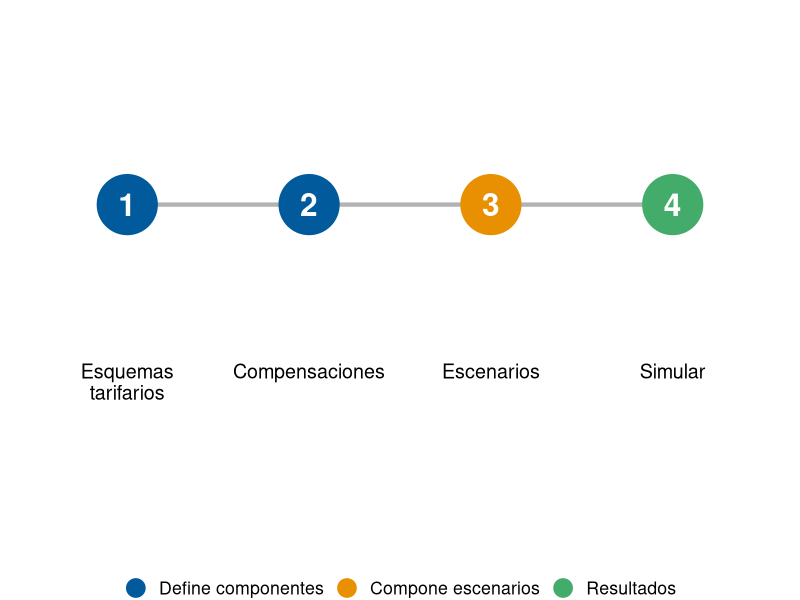
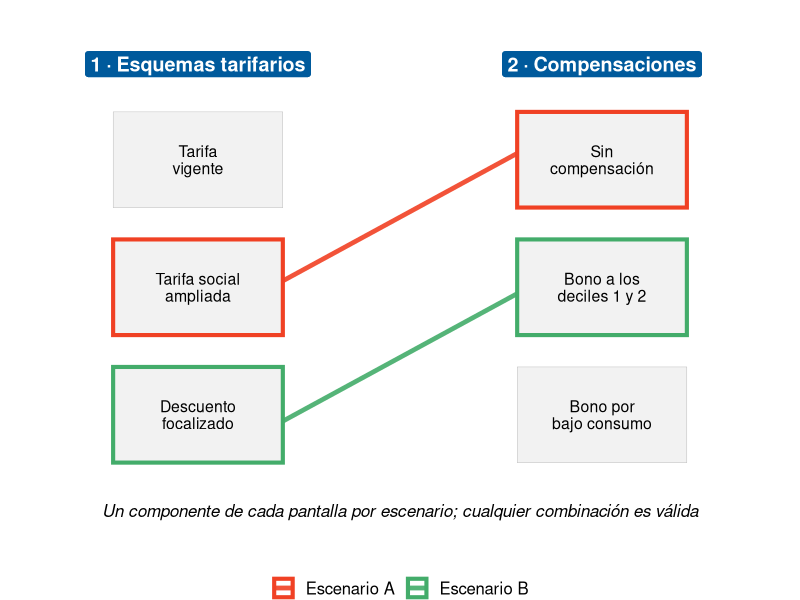
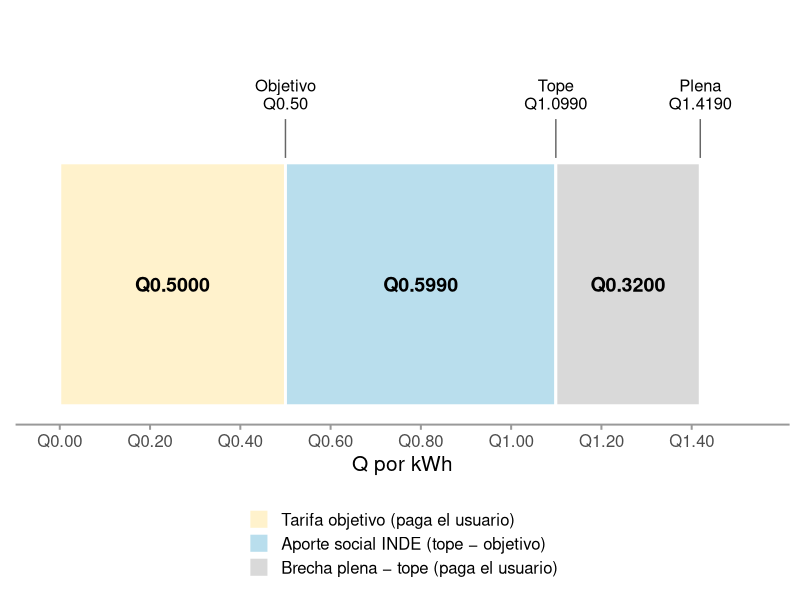

The R source for these figures, in order:
# Diagramas de la pestaña «Instructivo» de la app (www/img/).
# Se corre desde la raíz del repo: Rscript data-raw/build_instructivo_img.R
# Los nombres de los componentes del diagrama son ilustrativos.

library(ggplot2)

azul <- "#005A9C"; naranja <- "#e99002"; verde <- "#43ac6a"; rojo <- "#f04124"

guardar <- function(p, archivo, ancho, alto) {
  dir.create("www/img", recursive = TRUE, showWarnings = FALSE)
  ggsave(file.path("www/img", archivo), p, width = ancho, height = alto, dpi = 150, bg = "white")
}

# --- Las cuatro pantallas ---------------------------------------------------------

pantallas <- data.frame(
  n = 1:4,
  nombre = c("Esquemas\ntarifarios", "Compensaciones", "Escenarios", "Simular"),
  tipo = factor(c("Define componentes", "Define componentes", "Compone escenarios", "Resultados"),
                levels = c("Define componentes", "Compone escenarios", "Resultados"))
)

p_pantallas <- ggplot(pantallas, aes(n, 0)) +
  annotate("segment", x = 1, xend = 4, y = 0, yend = 0, colour = "grey70", linewidth = 1.5) +
  geom_point(aes(colour = tipo), size = 20) +
  geom_text(aes(label = n), colour = "white", size = 8, fontface = "bold") +
  geom_text(aes(y = -0.4, label = nombre), size = 5, lineheight = 0.9, vjust = 1) +
  scale_colour_manual(values = c(azul, naranja, verde), name = NULL) +
  scale_x_continuous(limits = c(0.5, 4.5)) +
  scale_y_continuous(limits = c(-0.85, 0.45)) +
  guides(colour = guide_legend(override.aes = list(size = 6))) +
  theme_void(base_size = 16) +
  theme(legend.position = "bottom")
guardar(p_pantallas, "pantallas.png", 9, 3.2)

# --- Cómo se arma un escenario ------------------------------------------------------

comp <- data.frame(
  pantalla = rep(1:2, times = c(3, 3)),
  etiqueta = c("Tarifa\nvigente", "Tarifa social\nampliada", "Descuento\nfocalizado",
               "Sin\ncompensación", "Bono a los\ndeciles 1 y 2", "Bono por\nbajo consumo")
)
comp$k <- ave(comp$pantalla, comp$pantalla, FUN = seq_along)
comp$y <- 4 - comp$k

titulos <- data.frame(pantalla = 1:2, texto = c("1 · Esquemas tarifarios", "2 · Compensaciones"))

esc <- data.frame(escenario = rep(c("Escenario A", "Escenario B"), each = 2),
                  pantalla = rep(1:2, 2), k = c(2, 1, 3, 2))
esc <- merge(esc, comp, by = c("pantalla", "k"))
esc <- esc[order(esc$escenario, esc$pantalla), ]
seg <- do.call(rbind, lapply(split(esc, esc$escenario), \(d) data.frame(
  escenario = d$escenario[1], x = d$pantalla[1], y = d$y[1], xend = d$pantalla[2], yend = d$y[2])))
seg$off <- ifelse(seg$escenario == "Escenario A", 0.05, -0.05)

p_escenario <- ggplot() +
  geom_tile(data = comp, aes(pantalla, y), width = 0.42, height = 0.75, fill = "grey95", colour = "grey60") +
  geom_segment(data = seg, aes(x = x + 0.21, xend = xend - 0.21, y = y + off, yend = yend + off,
                               colour = escenario), linewidth = 1.6, alpha = 0.9) +
  geom_tile(data = esc, aes(pantalla, y, colour = escenario), width = 0.42, height = 0.75,
            fill = NA, linewidth = 1.4) +
  geom_text(data = comp, aes(pantalla, y, label = etiqueta), size = 4, lineheight = 0.9) +
  geom_label(data = titulos, aes(pantalla, 3.75, label = texto), fill = azul, colour = "white",
             size = 5, fontface = "bold") +
  annotate("text", x = 1.5, y = 0.25, size = 4.3, fontface = "italic",
           label = "Un componente de cada pantalla por escenario; cualquier combinación es válida") +
  scale_colour_manual(values = c("Escenario A" = rojo, "Escenario B" = verde), name = NULL) +
  scale_x_continuous(limits = c(0.6, 2.4)) +
  scale_y_continuous(limits = c(0, 4.05)) +
  theme_void(base_size = 15) +
  theme(legend.position = "bottom")
guardar(p_escenario, "escenario.png", 9, 5.2)

# --- Composición de la tarifa plena (ejemplo: EEGSA, tramo de 0 a 60 kWh, tarifa vigente) ---

plena <- 1.419026; tope <- 1.099029; objetivo <- 0.5
partes <- data.frame(
  parte = factor(c("Tarifa objetivo (paga el usuario)", "Aporte social INDE (tope − objetivo)",
                   "Brecha plena − tope (paga el usuario)"),
                 levels = rev(c("Tarifa objetivo (paga el usuario)", "Aporte social INDE (tope − objetivo)",
                                "Brecha plena − tope (paga el usuario)"))),
  valor = c(objetivo, tope - objetivo, plena - tope)
)
partes$fin <- cumsum(partes$valor); partes$ini <- partes$fin - partes$valor
marcas <- data.frame(x = c(objetivo, tope, plena),
                     etiqueta = sprintf(c("Objetivo\nQ%.2f", "Tope\nQ%.4f", "Plena\nQ%.4f"), c(objetivo, tope, plena)))

p_tarifas <- ggplot(partes) +
  geom_rect(aes(xmin = ini, xmax = fin, ymin = 0, ymax = 1, fill = parte), colour = "white", linewidth = 1) +
  geom_text(aes(x = (ini + fin) / 2, y = 0.5, label = sprintf("Q%.4f", valor)), size = 5, fontface = "bold") +
  geom_segment(data = marcas, aes(x = x, xend = x, y = 1.02, yend = 1.18), colour = "grey40") +
  geom_text(data = marcas, aes(x = x, y = 1.22, label = etiqueta), vjust = 0, size = 4.2, lineheight = 0.9) +
  scale_fill_manual(values = c("Tarifa objetivo (paga el usuario)" = "#FFF2CC",
                               "Aporte social INDE (tope − objetivo)" = "#B9DEED",
                               "Brecha plena − tope (paga el usuario)" = "#D9D9D9"),
                    breaks = levels(partes$parte)[3:1], name = NULL) +
  scale_x_continuous(limits = c(-0.02, plena + 0.12), labels = \(x) sprintf("Q%.2f", x),
                     breaks = seq(0, 1.4, 0.2)) +
  scale_y_continuous(limits = c(0, 1.55)) +
  labs(x = "Q por kWh", y = NULL) +
  theme_minimal(base_size = 15) +
  theme(legend.position = "bottom", legend.direction = "vertical", panel.grid = element_blank(),
        axis.text.y = element_blank(), axis.line.x = element_line(colour = "grey60"),
        axis.ticks.x = element_line(colour = "grey60"))
guardar(p_tarifas, "tarifas.png", 9, 4.6)
